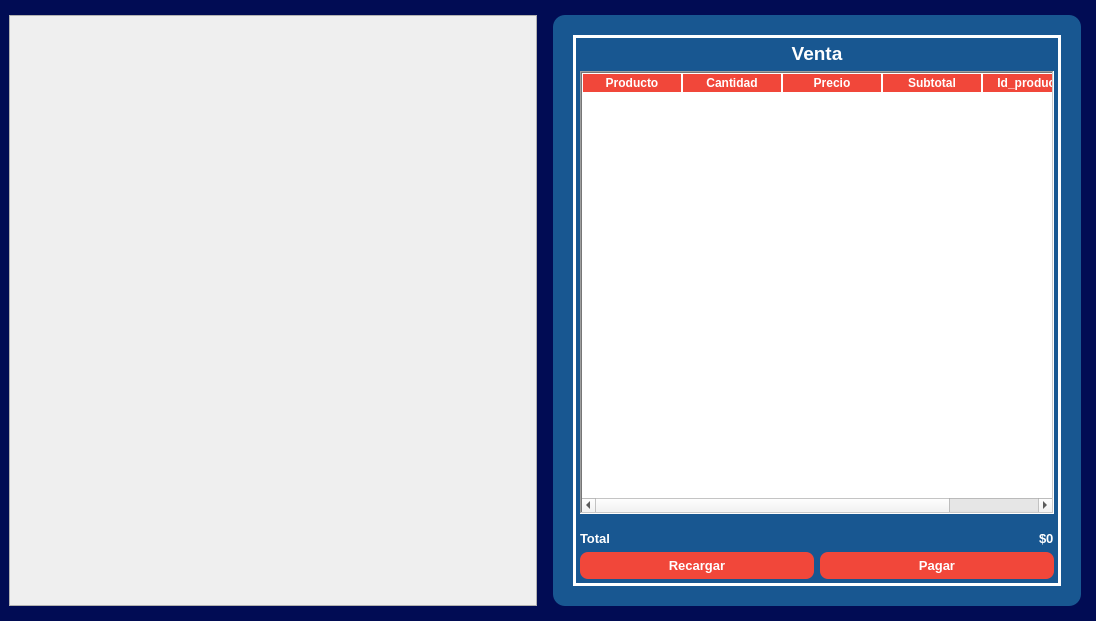
<?xml version="1.0" encoding="UTF-8"?>
<ui version="4.0">
 <class>MainWindow</class>
 <widget class="QMainWindow" name="MainWindow">
  <property name="geometry">
   <rect>
    <x>0</x>
    <y>0</y>
    <width>1096</width>
    <height>621</height>
   </rect>
  </property>
  <property name="windowTitle">
   <string>MainWindow</string>
  </property>
  <property name="tabShape">
   <enum>QTabWidget::Rounded</enum>
  </property>
  <widget class="QWidget" name="WidgetVentaTotal">
   <property name="sizePolicy">
    <sizepolicy hsizetype="Preferred" vsizetype="Preferred">
     <horstretch>0</horstretch>
     <verstretch>0</verstretch>
    </sizepolicy>
   </property>
   <property name="styleSheet">
    <string notr="true">#WidgetVentaTotal{
	background-color: #010c54;
}</string>
   </property>
   <layout class="QHBoxLayout" name="horizontalLayout_2">
    <property name="spacing">
     <number>16</number>
    </property>
    <property name="topMargin">
     <number>15</number>
    </property>
    <property name="rightMargin">
     <number>15</number>
    </property>
    <property name="bottomMargin">
     <number>15</number>
    </property>
    <item>
     <widget class="QScrollArea" name="scrollAreaProducto">
      <property name="styleSheet">
       <string notr="true">#scrollAreaProducto {
background-color: #e7e7e5;
}</string>
      </property>
      <property name="sizeAdjustPolicy">
       <enum>QAbstractScrollArea::AdjustToContentsOnFirstShow</enum>
      </property>
      <property name="widgetResizable">
       <bool>true</bool>
      </property>
      <widget class="QWidget" name="scrollAreaContentsProductos">
       <property name="geometry">
        <rect>
         <x>0</x>
         <y>0</y>
         <width>526</width>
         <height>589</height>
        </rect>
       </property>
       <property name="styleSheet">
        <string notr="true"/>
       </property>
       <layout class="QVBoxLayout" name="verticalLayout"/>
      </widget>
     </widget>
    </item>
    <item>
     <widget class="QWidget" name="WidgetVentaTabla" native="true">
      <property name="styleSheet">
       <string notr="true">#WidgetVentaTabla {
	background-color: #185791;
	border-radius: 12px;
}</string>
      </property>
      <layout class="QVBoxLayout" name="LayoutVenta" stretch="0">
       <property name="spacing">
        <number>20</number>
       </property>
       <property name="sizeConstraint">
        <enum>QLayout::SetDefaultConstraint</enum>
       </property>
       <property name="leftMargin">
        <number>20</number>
       </property>
       <property name="topMargin">
        <number>20</number>
       </property>
       <property name="rightMargin">
        <number>20</number>
       </property>
       <property name="bottomMargin">
        <number>20</number>
       </property>
       <item>
        <widget class="QWidget" name="WidgetInteriorVentaTabla" native="true">
         <property name="styleSheet">
          <string notr="true">#WidgetInteriorVentaTabla{
	border: 3px solid white;
}</string>
         </property>
         <layout class="QVBoxLayout" name="verticalLayout_2">
          <property name="leftMargin">
           <number>7</number>
          </property>
          <property name="topMargin">
           <number>7</number>
          </property>
          <property name="rightMargin">
           <number>7</number>
          </property>
          <property name="bottomMargin">
           <number>7</number>
          </property>
          <item>
           <widget class="QLabel" name="Venta">
            <property name="font">
             <font>
              <pointsize>14</pointsize>
              <weight>75</weight>
              <bold>true</bold>
             </font>
            </property>
            <property name="styleSheet">
             <string notr="true">#Venta{
	color: white;
	font-weight: bold;
}</string>
            </property>
            <property name="text">
             <string>Venta</string>
            </property>
            <property name="scaledContents">
             <bool>false</bool>
            </property>
            <property name="alignment">
             <set>Qt::AlignCenter</set>
            </property>
           </widget>
          </item>
          <item>
           <widget class="QTableWidget" name="TablaVenta">
            <property name="styleSheet">
             <string notr="true">QHeaderView::section {
	background-color: #f1473a;
	color: white;
	font-weight: bold;
	border: 1px solid white;
}</string>
            </property>
            <property name="frameShape">
             <enum>QFrame::WinPanel</enum>
            </property>
            <property name="frameShadow">
             <enum>QFrame::Sunken</enum>
            </property>
            <property name="lineWidth">
             <number>1</number>
            </property>
            <property name="midLineWidth">
             <number>1</number>
            </property>
            <property name="columnCount">
             <number>5</number>
            </property>
            <column>
             <property name="text">
              <string>Producto</string>
             </property>
            </column>
            <column>
             <property name="text">
              <string>Cantidad</string>
             </property>
            </column>
            <column>
             <property name="text">
              <string>Precio</string>
             </property>
            </column>
            <column>
             <property name="text">
              <string>Subtotal</string>
             </property>
            </column>
            <column>
             <property name="text">
              <string>Id_producto</string>
             </property>
            </column>
           </widget>
          </item>
          <item>
           <widget class="QWidget" name="widgetTotal" native="true">
            <property name="styleSheet">
             <string notr="true">#widgetTotal QLabel{
	color: white;
	font-weight: bold;
}</string>
            </property>
            <layout class="QHBoxLayout" name="horizontalLayout">
             <property name="leftMargin">
              <number>0</number>
             </property>
             <property name="topMargin">
              <number>11</number>
             </property>
             <property name="rightMargin">
              <number>0</number>
             </property>
             <property name="bottomMargin">
              <number>0</number>
             </property>
             <item>
              <widget class="QLabel" name="labelPrecioTotal">
               <property name="font">
                <font>
                 <pointsize>10</pointsize>
                 <weight>75</weight>
                 <bold>true</bold>
                </font>
               </property>
               <property name="text">
                <string>Total</string>
               </property>
              </widget>
             </item>
             <item alignment="Qt::AlignRight">
              <widget class="QLabel" name="LabelPrecioTotalDecimal">
               <property name="font">
                <font>
                 <pointsize>10</pointsize>
                 <weight>75</weight>
                 <bold>true</bold>
                </font>
               </property>
               <property name="text">
                <string>$0</string>
               </property>
              </widget>
             </item>
            </layout>
           </widget>
          </item>
          <item>
           <layout class="QHBoxLayout" name="Layout_Total_Refresh">
            <item>
             <widget class="QPushButton" name="refresh_Button">
              <property name="font">
               <font>
                <pointsize>10</pointsize>
                <weight>75</weight>
                <bold>true</bold>
               </font>
              </property>
              <property name="styleSheet">
               <string notr="true">#refresh_Button{
	color: white;
	background-color: #f1473a;
	border: none;
	padding: 6px 24px;
	border-radius: 8px;	
	font-weight: bold;
}

#refresh_Button:Hover{
	background-color: #C73A30;
}</string>
              </property>
              <property name="text">
               <string>Recargar</string>
              </property>
             </widget>
            </item>
            <item>
             <widget class="QPushButton" name="pushButton">
              <property name="font">
               <font>
                <pointsize>10</pointsize>
                <weight>75</weight>
                <bold>true</bold>
               </font>
              </property>
              <property name="styleSheet">
               <string notr="true">#pushButton{
	color: white;
	background-color: #f1473a;
	border: none;
	padding: 6px 24px;
	border-radius: 8px;	
	font-weight: bold;
}

#pushButton:Hover{
	background-color: #C73A30;
}</string>
              </property>
              <property name="text">
               <string>Pagar</string>
              </property>
             </widget>
            </item>
           </layout>
          </item>
         </layout>
        </widget>
       </item>
      </layout>
     </widget>
    </item>
   </layout>
  </widget>
 </widget>
 <resources/>
 <connections/>
</ui>
